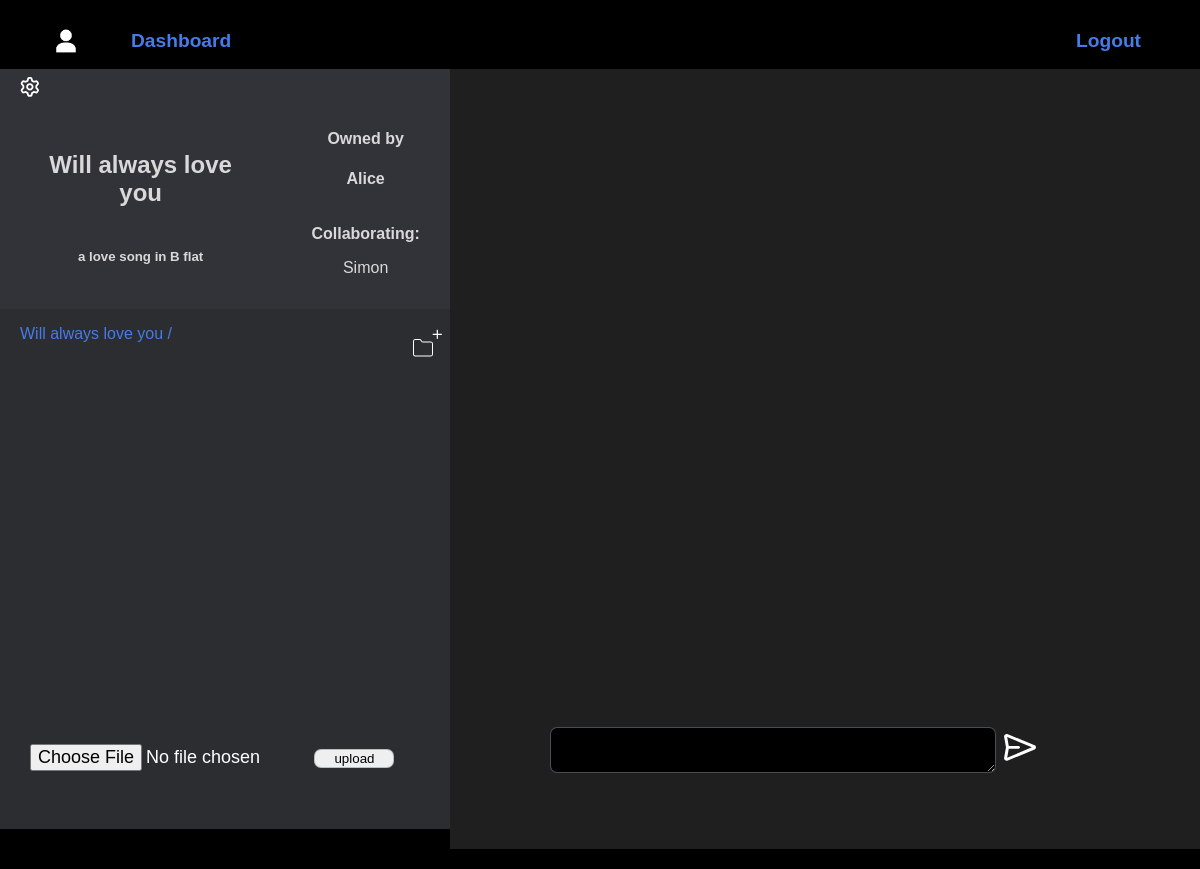
Page /repository/20 (signed in) on the committed database.
### palinodes/models.py (models this page shows, shortened)
class Directory(models.Model):
    name = models.CharField(max_length=50)
    description = models.TextField(max_length=300, blank=True, null=True)
    created = models.DateTimeField(auto_now_add=True)
    owner = models.ForeignKey(User, on_delete=models.CASCADE, related_name="directories")
    collaborators = models.ManyToManyField(User, blank=True, related_name="collaborating")
    parent = models.ForeignKey("self", blank=True, null=True, on_delete=models.CASCADE, related_name="subdirectories")

class User(AbstractUser):
    pass

### palinodes/views.py (the view)
# urls.py: path("repository/<int:repository_id>", views.repository_view, name="repository"),
@login_required
def repository_view(request, repository_id):
    repository = Directory.objects.get(id=repository_id)
    notifications = repository.notifications.all()
    for notification in notifications:
        if request.user in notification.recipients.all():
            notification.recipients.remove(request.user)
        if not notification.recipients.exists():
            notification.delete()
    return render(request, "palinodes/repository.html", {
        "repository": repository,
        })

### palinodes/templates/palinodes/repository.html (shortened to what this page needs)
{% extends 'palinodes/layout.html' %}
{% load static %}
{% block navbar %}
<li id="dash-btn">
    {% if user.profile.avatar %}
    <img class="avatar-sm" src={{user.profile.avatar.url}}>
    {% else %}
    <img style="background-color: black;" class="avatar-sm" src='/media/Default-Profile-Picture.png' >
    {% endif %}
    <a href={% url 'dashboard' %}>Dashboard</a></li>
{% endblock navbar %}
{% block body %}
    <div id="repository-container">
        <div id="repository-details" data-name="{{repository.name}}" data-description="{{repository.description}}" data-collaborators="{{repository.collaborators}}">
            <div id="repository-settings">
                <a href={% url 'settings' repository.pk %}>
                </a>
            </div>
            <div id="repository-details-details">
                <h2>{{repository.name}}</h2>
                <h5>{{repository.description}}</h3>
            </div>
            <div id="repository-details-collaborators">
                <div>
                    <h4>Owned by</h4>
                    <h4>{{repository.owner.username}}</h4>
                </div>
                <div>
                    <div id="collaborators-header">
                        <p><strong>Collaborating:</strong></p>
                    </div>
                    {% for collaborator in repository.collaborators.all %}
                    <div class="collaborator-container">
                        <p>{{collaborator.username}}</p>
                    </div>
                    {% endfor %}
                </div>
            </div>
        </div>
        <div id="repository-contents">
            <div id="repository-contents-topbar">
                <div id="current-path">
                    <p>{{repository.name}} /</p>
                </div>
                <button id="new-directory" class="clickable">
                </button>
            </div>
            <div data-pk="{{repository.pk}}" id="contents">
            </div>
            <form id="file-form">
                <input id="file-input" class="clickable bordered" type="file">
                <input class="clickable bordered" type="submit" value="upload">
            </form>
        </div>
        <div id="soundwave"></div>
        <div id="chat-container">
            <div id="chat">
            </div>
            <form id="new-comment">
                <textarea class="bordered" type="text" name="comment" id="comment-input"></textarea>
                <button class="clickable">
                </button>
            </form>
        </div>
    </div>
{% endblock %}

### palinodes/static/palinodes/common.css (style rules this page uses)
body { margin:0; padding:0; background-color: black; color: rgb(217, 217, 217); text-decoration: none; font-family:sans-serif; width: 100vw; height: 100vh; overflow: scroll; }
* { border-color: red; }
a { text-decoration: none; color: #457CE8; font-weight:bold; font-size: larger; }
img { object-fit: contain; }
button { border: none; margin-top: 20px; padding: 8px; color: white; font-size: large; background-color: #323338; }
.bordered { border: solid; border-color: #88959c88; border-width: 1px; border-radius: 7px; }
#dash-btn { display: flex; align-items: center; margin-right: auto; }
input[type="file"] { border: none; padding: 10px; color: white; }
.avatar-sm { width: 50px; height: 50px; border-radius: 90%; background-color: #323338; }
#repository-container { display: grid; }
#repository-details { background-color: #313338; display: grid; grid-template-rows: 1fr 5fr; grid-template-columns: 5fr 3fr; }
#repository-details-details { grid-area: 2 / 1 / span 1 / span 1; display: flex; flex-direction: column; justify-content: center; align-items: center; text-align: center; padding-left: 30px; padding-right: 30px; }
#repository-details-collaborators { grid-area: 2 / 2 / span 1 / span 1; display: flex; flex-direction: column; text-align: center; overflow-y: scroll; }
#repository-settings { display: flex; align-items: center; }
#repository-settings p, #repository-settings svg { margin-left:20px; }
#repository-contents { padding-left: 20px; background-color: #2b2d31; display: flex; flex-direction: column; height: 100%; }
#repository-contents-topbar { display: flex; justify-content: space-between; }
#current-path { display: flex; justify-content: flex-start; width: 100%; overflow-x: scroll; }
#repository-contents-topbar p { color: #457CE8; }
#new-directory { padding-top: 0px; border: none; background-color: #2b2d31; width:fit-content; }
#contents { overflow-y: scroll; height: 70%; }
#file-input { max-width: 250px; }
#soundwave { background-color: #1f1f1f; height: 100%; overflow-y: scroll; display:flex; flex-direction: column; justify-content: center; }
#chat-container { background-color: #1f1f1f; height: 100%; display: flex; flex-direction: column; overflow-y: visible; }
#chat { height: 48vh; display: flex; flex-direction: column; align-items: flex-start; overflow-y: scroll; }
#new-comment { align-self: stretch; display: flex; align-items: center; }
#new-comment textarea { margin: 0px; }
#new-comment button { margin: 0px; background-color: #1f1f1f; }
#comment-input { color: white; font-size: medium; width: 80%; background-color: black; min-height: 40px; display: flex; flex-wrap: wrap; overflow: visible; }
input[type="submit"] { margin: 0px 20px; width: 80px; }

### palinodes/static/palinodes/widescreen.css (style rules this page uses)
input[type="file"] { font-size: large; }
.avatar-sm { margin-right: 40px; }
#repository-container { grid-column: 1 / span 3; grid-template-rows: 30vh 65vh; grid-template-columns: 3fr 5fr; }
#repository-details { grid-area: 1 / 1 / span 1 / span 1; }
#repository-contents { grid-area: 2 / 1 / span 1 / span 1; }
#soundwave { grid-area: 1 / 2 / span 1 / span 1; }
#chat-container { grid-area: 2 / 2 / span 1 / span 1; padding: 10px 100px 10px 100px; }
#chat-container form { margin-top: 20px; }

### palinodes/static/palinodes/smallscreen.css (style rules this page uses)
input[type="file"] { max-width: 200px; }
.avatar-sm { margin-right: 10px; }
#repository-container { grid-row: 1 / span 2; grid-template-rows: auto auto auto auto; }
#repository-details { grid-row: 1 / span 1; }
#repository-contents { grid-row: 2 / span 1; overflow-x: hidden; }
#soundwave { grid-row: 3 / span 1; }
#chat-container { grid-row: 4 / span 1; padding: 10px 20px; padding-bottom: 30px; font-size: smaller; }
#chat-container form { margin-top: 10px; }

### rows in the picture
Directory: name "Will always love you", description "a love song in B flat", owner.username "Alice"
User: username "Simon"
